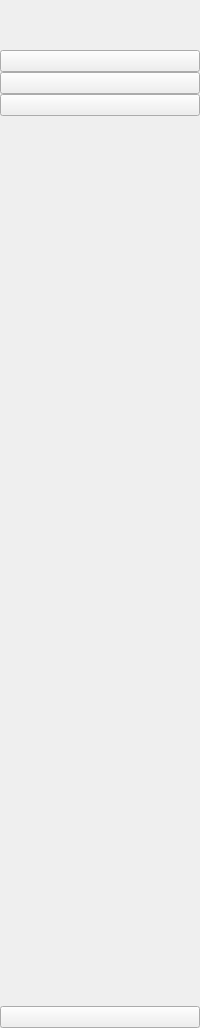
     <widget class="QWidget" name="iconOnlyWidget" native="true">
      <layout class="QVBoxLayout" name="verticalLayout_3">
       <property name="spacing">
        <number>0</number>
       </property>
       <property name="leftMargin">
        <number>0</number>
       </property>
       <property name="topMargin">
        <number>0</number>
       </property>
       <property name="rightMargin">
        <number>0</number>
       </property>
       <property name="bottomMargin">
        <number>0</number>
       </property>
       <item>
        <layout class="QHBoxLayout" name="horizontalLayout_2">
         <property name="spacing">
          <number>0</number>
         </property>
         <item>
          <widget class="QLabel" name="logo">
           <property name="minimumSize">
            <size>
             <width>50</width>
             <height>50</height>
            </size>
           </property>
           <property name="text">
            <string/>
           </property>
           <property name="pixmap">
            <pixmap resource="Resource.qrc">:/Icon/icon/simulation.ico</pixmap>
           </property>
           <property name="scaledContents">
            <bool>true</bool>
           </property>
          </widget>
         </item>
        </layout>
       </item>
       <item>
        <layout class="QVBoxLayout" name="verticalLayout">
         <property name="spacing">
          <number>0</number>
         </property>
         <item>
          <widget class="QPushButton" name="pushButton_settingsPage">
           <property name="text">
            <string/>
           </property>
           <property name="icon">
            <iconset resource="Resource.qrc">
             <normaloff>:/Icon/icon/settings-5-32.ico</normaloff>
             <normalon>:/Icon/icon/settings-5-32 blauw.ico</normalon>:/Icon/icon/settings-5-32.ico</iconset>
           </property>
           <property name="checkable">
            <bool>true</bool>
           </property>
           <property name="autoExclusive">
            <bool>true</bool>
           </property>
          </widget>
         </item>
         <item>
          <widget class="QPushButton" name="pushButton_IOPage">
           <property name="text">
            <string/>
           </property>
           <property name="icon">
            <iconset resource="Resource.qrc">
             <normaloff>:/Icon/icon/settings-12-32.ico</normaloff>
             <normalon>:/Icon/icon/settings-12-32 blauw.ico</normalon>:/Icon/icon/settings-12-32.ico</iconset>
           </property>
           <property name="checkable">
            <bool>true</bool>
           </property>
           <property name="autoExclusive">
            <bool>true</bool>
           </property>
          </widget>
         </item>
         <item>
          <widget class="QPushButton" name="pushButton_simPage">
           <property name="text">
            <string/>
           </property>
           <property name="icon">
            <iconset resource="Resource.qrc">
             <normaloff>:/Icon/icon/play-6-32.ico</normaloff>
             <normalon>:/Icon/icon/play-6-32 blauw.ico</normalon>:/Icon/icon/play-6-32.ico</iconset>
           </property>
           <property name="checkable">
            <bool>true</bool>
           </property>
           <property name="autoExclusive">
            <bool>true</bool>
           </property>
          </widget>
         </item>
        </layout>
       </item>
       <item>
        <spacer name="verticalSpacer">
         <property name="orientation">
          <enum>Qt::Vertical</enum>
         </property>
         <property name="sizeHint" stdset="0">
          <size>
           <width>20</width>
           <height>890</height>
          </size>
         </property>
        </spacer>
       </item>
       <item>
        <widget class="QPushButton" name="pushButton_Exit">
         <property name="text">
          <string/>
         </property>
         <property name="icon">
          <iconset resource="Resource.qrc">
           <normaloff>:/Icon/icon/close-window-64.ico</normaloff>
           <normalon>:/Icon/icon/close-window-64 blauw.ico</normalon>:/Icon/icon/close-window-64.ico</iconset>
         </property>
         <property name="checkable">
          <bool>false</bool>
         </property>
         <property name="autoExclusive">
          <bool>false</bool>
         </property>
        </widget>
       </item>
      </layout>
     </widget>
